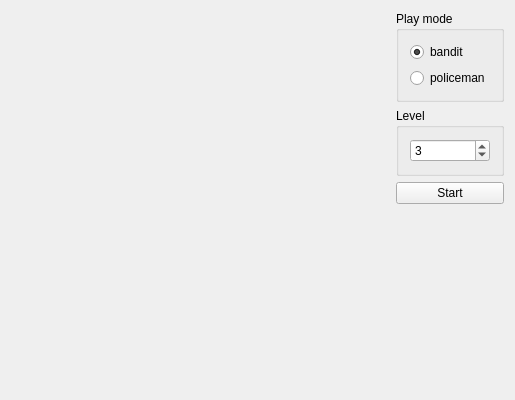
<?xml version="1.0" encoding="UTF-8"?>
<ui version="4.0">
 <class>View</class>
 <widget class="QMainWindow" name="View">
  <property name="geometry">
   <rect>
    <x>0</x>
    <y>0</y>
    <width>515</width>
    <height>400</height>
   </rect>
  </property>
  <property name="minimumSize">
   <size>
    <width>515</width>
    <height>400</height>
   </size>
  </property>
  <property name="maximumSize">
   <size>
    <width>515</width>
    <height>400</height>
   </size>
  </property>
  <property name="baseSize">
   <size>
    <width>500</width>
    <height>400</height>
   </size>
  </property>
  <property name="windowTitle">
   <string>View</string>
  </property>
  <widget class="QWidget" name="centralWidget">
   <layout class="QHBoxLayout" name="horizontalLayout">
    <item>
     <spacer name="horizontalSpacer">
      <property name="orientation">
       <enum>Qt::Horizontal</enum>
      </property>
      <property name="sizeHint" stdset="0">
       <size>
        <width>40</width>
        <height>20</height>
       </size>
      </property>
     </spacer>
    </item>
    <item>
     <widget class="QWidget" name="widget" native="true">
      <property name="minimumSize">
       <size>
        <width>100</width>
        <height>0</height>
       </size>
      </property>
      <layout class="QVBoxLayout" name="verticalLayout">
       <property name="topMargin">
        <number>0</number>
       </property>
       <property name="rightMargin">
        <number>0</number>
       </property>
       <item>
        <widget class="QGroupBox" name="gbPlayMode">
         <property name="minimumSize">
          <size>
           <width>0</width>
           <height>0</height>
          </size>
         </property>
         <property name="title">
          <string>Play mode</string>
         </property>
         <layout class="QVBoxLayout" name="verticalLayout_2">
          <item>
           <widget class="QRadioButton" name="rbBandit">
            <property name="text">
             <string>bandit</string>
            </property>
            <property name="checked">
             <bool>true</bool>
            </property>
           </widget>
          </item>
          <item>
           <widget class="QRadioButton" name="rbPoliceman">
            <property name="text">
             <string>policeman</string>
            </property>
           </widget>
          </item>
         </layout>
        </widget>
       </item>
       <item>
        <widget class="QGroupBox" name="gbLevel">
         <property name="title">
          <string>Level</string>
         </property>
         <layout class="QVBoxLayout" name="verticalLayout_3">
          <item>
           <widget class="QSpinBox" name="sbAILevel">
            <property name="minimum">
             <number>1</number>
            </property>
            <property name="maximum">
             <number>4</number>
            </property>
            <property name="value">
             <number>3</number>
            </property>
           </widget>
          </item>
         </layout>
        </widget>
       </item>
       <item>
        <widget class="QPushButton" name="pbPlay">
         <property name="text">
          <string>Start</string>
         </property>
        </widget>
       </item>
       <item>
        <spacer name="verticalSpacer">
         <property name="orientation">
          <enum>Qt::Vertical</enum>
         </property>
         <property name="sizeHint" stdset="0">
          <size>
           <width>20</width>
           <height>40</height>
          </size>
         </property>
        </spacer>
       </item>
      </layout>
     </widget>
    </item>
   </layout>
  </widget>
 </widget>
 <layoutdefault spacing="6" margin="11"/>
 <resources/>
 <connections/>
</ui>
